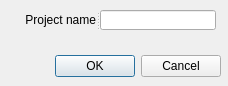
<?xml version="1.0" encoding="UTF-8"?>
<ui version="4.0">
 <class>NewProjectDialogBase</class>
 <widget class="QDialog" name="NewProjectDialogBase">
  <property name="geometry">
   <rect>
    <x>0</x>
    <y>0</y>
    <width>228</width>
    <height>86</height>
   </rect>
  </property>
  <property name="windowTitle">
   <string>New project</string>
  </property>
  <widget class="QDialogButtonBox" name="buttonBox">
   <property name="geometry">
    <rect>
     <x>20</x>
     <y>50</y>
     <width>201</width>
     <height>32</height>
    </rect>
   </property>
   <property name="orientation">
    <enum>Qt::Horizontal</enum>
   </property>
   <property name="standardButtons">
    <set>QDialogButtonBox::Cancel|QDialogButtonBox::Ok</set>
   </property>
  </widget>
  <widget class="QSplitter" name="splitter">
   <property name="geometry">
    <rect>
     <x>20</x>
     <y>10</y>
     <width>196</width>
     <height>20</height>
    </rect>
   </property>
   <property name="orientation">
    <enum>Qt::Horizontal</enum>
   </property>
   <widget class="QLabel" name="labelProjectName">
    <property name="enabled">
     <bool>true</bool>
    </property>
    <property name="layoutDirection">
     <enum>Qt::LeftToRight</enum>
    </property>
    <property name="text">
     <string>Project name</string>
    </property>
    <property name="alignment">
     <set>Qt::AlignRight|Qt::AlignTrailing|Qt::AlignVCenter</set>
    </property>
   </widget>
   <widget class="QLineEdit" name="lineProjectName"/>
  </widget>
 </widget>
 <resources/>
 <connections>
  <connection>
   <sender>buttonBox</sender>
   <signal>accepted()</signal>
   <receiver>NewProjectDialogBase</receiver>
   <slot>accept()</slot>
   <hints>
    <hint type="sourcelabel">
     <x>248</x>
     <y>254</y>
    </hint>
    <hint type="destinationlabel">
     <x>157</x>
     <y>274</y>
    </hint>
   </hints>
  </connection>
  <connection>
   <sender>buttonBox</sender>
   <signal>rejected()</signal>
   <receiver>NewProjectDialogBase</receiver>
   <slot>reject()</slot>
   <hints>
    <hint type="sourcelabel">
     <x>316</x>
     <y>260</y>
    </hint>
    <hint type="destinationlabel">
     <x>286</x>
     <y>274</y>
    </hint>
   </hints>
  </connection>
 </connections>
</ui>
